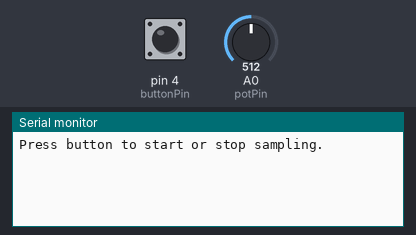
Bench run of a sketch on a simulated Arduino Uno, built with avr-gcc and run on an emulated ATmega328P. On the bench: the last lines printed to the serial monitor. Inputs (shaded band) come from the test bench; at power-on: pin 4 (buttonPin) HIGH, A0 (potPin) = 512.

Above: at 1.2 s.
1.3 s: pin 4 (buttonPin) pulled LOW for 0.15 s
At 1.5 s:
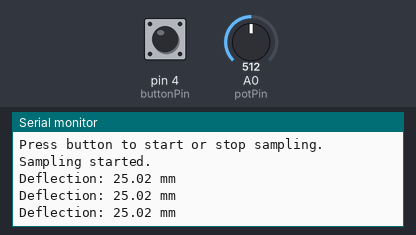
2.9 s: pin 4 (buttonPin) pulled LOW for 1 s
At 4.2 s:
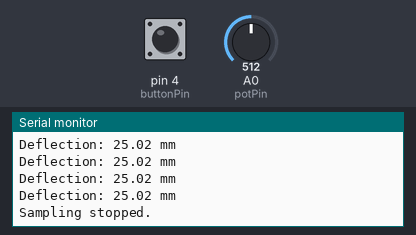

Measured:
- after the input at 1.3 s, the serial monitor: prints a new line at once (image 1)
- after the input at 2.9 s, the serial monitor: prints a new line at once (image 2)

The sketch:

potentiometerTest.ino
```cpp
const int potPin = A0;             // Potentiometer analog input
const int buttonPin = 4;           // Button input pin

// Calibration values (adjust as needed)
const int rawMin = 0;
const int rawMax = 1023;
const float maxDeflection = 50.0;  // mm

bool isSampling = false;
int currentButtonState = HIGH;
bool previousButtonState;

unsigned long prevSampleTime = 0;
const unsigned long sampleInterval = 100; // Sampling interval (ms)

void setup() {
  Serial.begin(9600);
  pinMode(potPin, INPUT);
  pinMode(buttonPin, INPUT_PULLUP); // Assuming active LOW button
  Serial.println("Press button to start or stop sampling.");
}

void loop() {
  unsigned long currentMillis = millis();

  // Check for button press (falling edge)
  currentButtonState = digitalRead(buttonPin);
  if (!currentButtonState && previousButtonState) {
    isSampling = !isSampling;  // Toggle sampling state
    if (isSampling) {
      Serial.println("Sampling started.");
    } else {
      Serial.println("Sampling stopped.");
    }
  }
  previousButtonState = currentButtonState;

  // If sampling, read and print deflection
  if (isSampling && (currentMillis - prevSampleTime >= sampleInterval)) {
    prevSampleTime = currentMillis;

    int rawValue = analogRead(potPin);
    float deflection = (float)(rawValue - rawMin) * maxDeflection / (rawMax - rawMin);
    deflection = constrain(deflection, 0.0, maxDeflection);

    Serial.print("Deflection: ");
    Serial.print(deflection, 2);
    Serial.println(" mm");
  }
}
```
